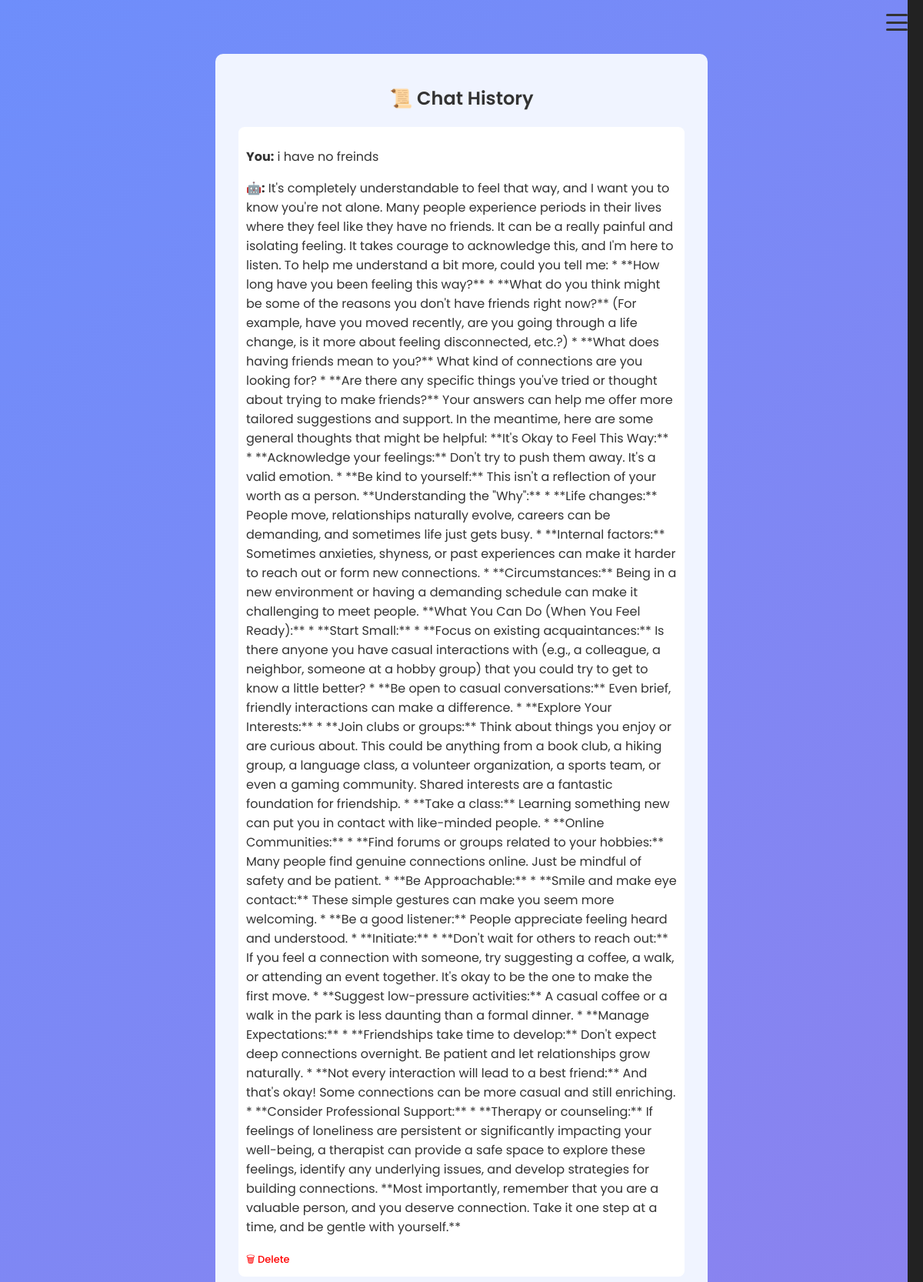
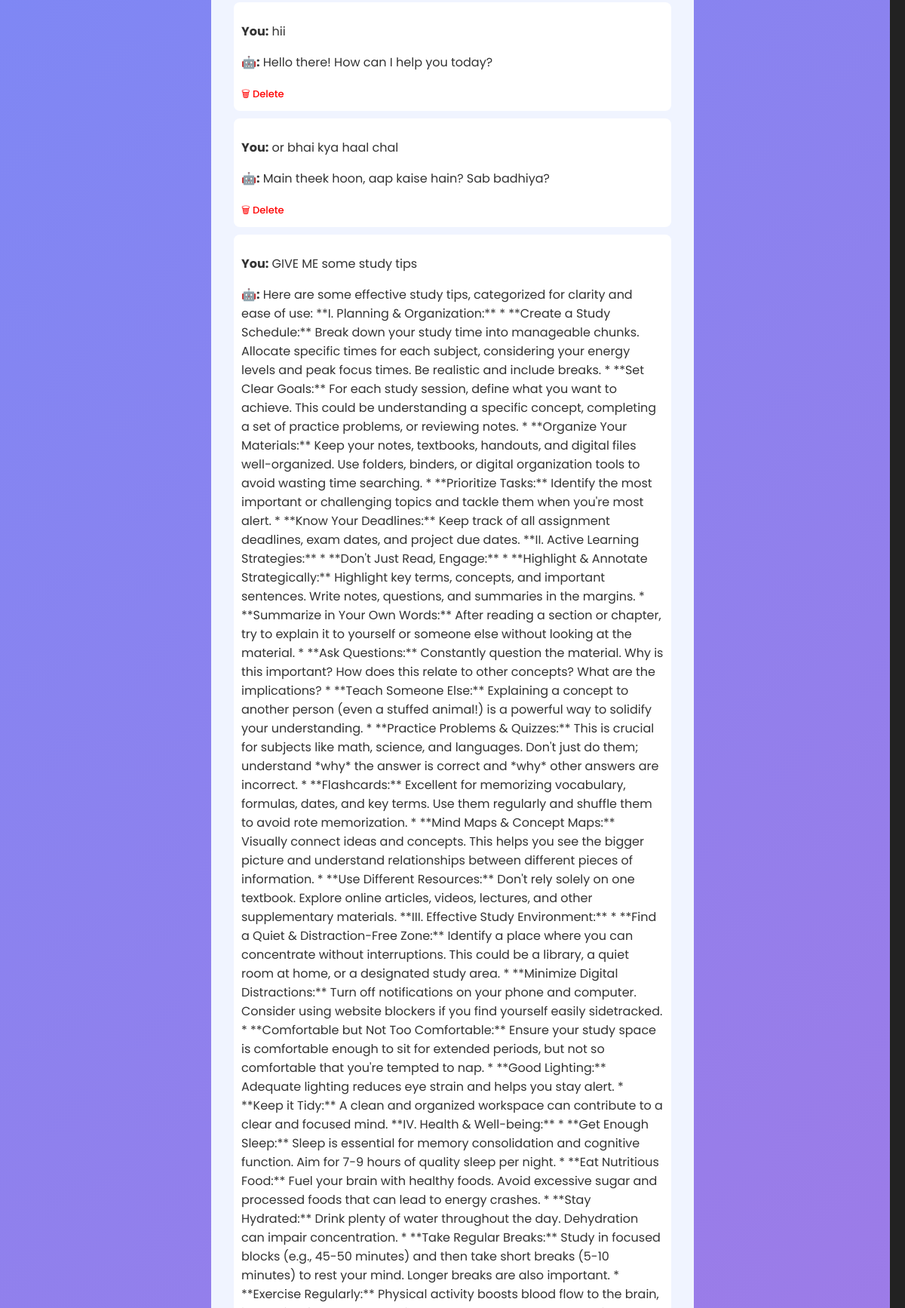
/chatbot/history/ (signed in, upper part), run on the app's committed database (2 pictures, top to bottom).
### predictor/models.py (models this page shows, shortened)
class ChatHistory(models.Model):
    user = models.ForeignKey(User, on_delete=models.CASCADE)
    message = models.TextField()
    response = models.TextField()
    timestamp = models.DateTimeField(auto_now_add=True)

### predictor/views.py (the view)
# urls.py: path("chatbot/history/", views.chat_history, name="chat_history"),  # 👈 Chat History
@login_required
def chat_history(request):
    chats = ChatHistory.objects.filter(user=request.user).order_by("-timestamp")
    return render(request, "predictor/chat_history.html", {"chats": chats})

### predictor/templates/predictor/chat_history.html (shortened to what this page needs)
{% extends "predictor/base.html" %}
{% block content %}
<div style="max-width:600px; margin:40px auto; text-align:center; background:#f0f4ff; border-radius:10px; padding:20px;">
    <h2>📜 Chat History</h2>
    {% if chats %}
        {% for chat in chats %}
        <div style="background:white; margin:10px; padding:10px; border-radius:8px; text-align:left;">
            <p><b>You:</b> {{ chat.message }}</p>
            <p><b>🤖:</b> {{ chat.response }}</p>
            <a href="{% url 'delete_chat' chat.id %}" style="color:red; font-size:13px;">🗑 Delete</a>
        </div>
        {% endfor %}
    {% else %}
        <p>No chat history found.</p>
    {% endif %}
    <br>
</div>
{% endblock %}

### predictor/static/predictor/css/style.css (style rules this page uses)
body { font-family: 'Poppins', sans-serif; background: linear-gradient(135deg, #6e8efb, #a777e3); color: #fff; display: flex; flex-direction: column; min-height: 100vh; margin: 0; justify-content: center; align-items: center; }
h1, h2, h3 { text-align: center; font-weight: 600; }
a { color: #fff; text-decoration: none; font-weight: 500; transition: color 0.3s; }

### predictor/templates/predictor/base.html (style rules this page uses)
body { font-family: 'Poppins', sans-serif; margin: 0; background-color: #f9f9f9; color: #333; overflow-x: hidden; }

### data on the page
ChatHistory: message "i have no freinds", response "It's completely understandable to feel that way, and I want you to know you're not alone. Many people experience periods in their lives where they feel like they have no friends. It can be a really painful and isolating feeling. It takes courage to acknowledge this, and I'm here to listen. To help me understand a bit more, could you tell me: * **How long have you been feeling this way?** * **What do you think might be some of the reasons you don't have friends right now?** (For example, have you moved recently, are you going through a life change, is it more about feeling disconnected, etc.?) * **What does having friends mean to you?** What kind of connections are you looking for? * **Are…"
ChatHistory: message "hii", response "Hello there! How can I help you today?"
ChatHistory: message "or bhai kya haal chal", response "Main theek hoon, aap kaise hain? Sab badhiya?"
ChatHistory: message "GIVE ME some study tips"
